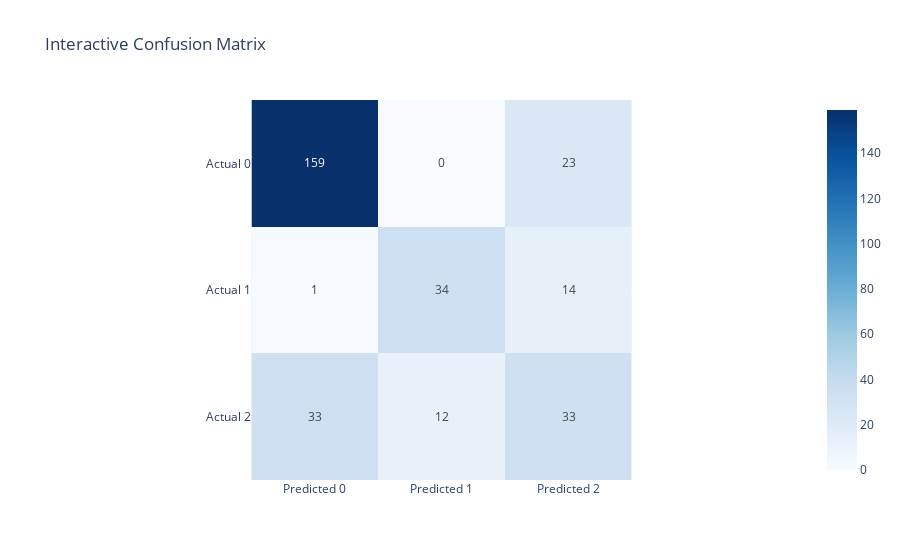

Source (notebook cell):
### Markdown cell above
# K-Neighbors Classifier

### Code cell
from sklearn.neighbors import KNeighborsClassifier
from sklearn.metrics import classification_report, confusion_matrix, ConfusionMatrixDisplay, roc_auc_score
import matplotlib.pyplot as plt
import plotly.express as px

# Features and target
x = df.drop(columns=["risk_level"])
y = df["risk_level"]

# Train-test split
x_train, x_test, y_train, y_test = train_test_split(x, y, test_size=0.2, random_state=42)

# Feature scaling
scaler = StandardScaler()
x_train_scaled = scaler.fit_transform(x_train)
x_test_scaled = scaler.transform(x_test)

# Train KNN model
knn_model = KNeighborsClassifier(n_neighbors=5)
knn_model.fit(x_train_scaled, y_train)

# Predict and evaluate
y_pred = knn_model.predict(x_test_scaled)
y_prob = knn_model.predict_proba(x_test_scaled)

# Classification report
print(classification_report(y_test, y_pred))

# Static confusion matrix
ConfusionMatrixDisplay.from_predictions(y_test, y_pred)
plt.title("KNN Confusion Matrix")
plt.show()

# Interactive confusion matrix
cm = confusion_matrix(y_test, y_pred)
cm_df = pd.DataFrame(cm, index=["Actual 0", "Actual 1", "Actual 2"],
                         columns=["Predicted 0", "Predicted 1", "Predicted 2"])
fig = px.imshow(cm_df, text_auto=True, color_continuous_scale="Blues",
                title="Interactive Confusion Matrix")
fig.show()

# ROC-AUC Score (One-vs-Rest)
roc_auc = roc_auc_score(y_test, y_prob, multi_class='ovr')
print("Multiclass ROC-AUC Score:", roc_auc)

### Figure 1 — Plotly figure (JSON) as saved in the notebook; plotly's stock layout.template omitted (floating-point values rounded to 4 significant figures)
{"data": [{"coloraxis": "coloraxis", "hovertemplate": "x: %{x}<br>y: %{y}<br>color: %{z}<extra></extra>", "name": "0", "texttemplate": "%{z}", "type": "heatmap", "x": ["Predicted 0", "Predicted 1", "Predicted 2"], "xaxis": "x", "y": ["Actual 0", "Actual 1", "Actual 2"], "yaxis": "y", "z": [[159, 0, 23], [1, 34, 14], [33, 12, 33]]}], "layout": {"coloraxis": {"colorscale": [[0, "rgb(247,251,255)"], [0.125, "rgb(222,235,247)"], [0.25, "rgb(198,219,239)"], [0.375, "rgb(158,202,225)"], [0.5, "rgb(107,174,214)"], [0.625, "rgb(66,146,198)"], [0.75, "rgb(33,113,181)"], [0.875, "rgb(8,81,156)"], [1, "rgb(8,48,107)"]]}, "title": {"text": "Interactive Confusion Matrix"}, "xaxis": {"anchor": "y", "constrain": "domain", "domain": [0, 1], "scaleanchor": "y"}, "yaxis": {"anchor": "x", "autorange": "reversed", "constrain": "domain", "domain": [0, 1]}}}
